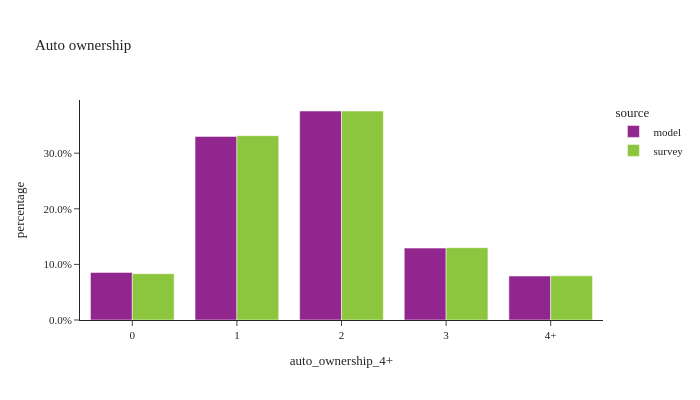

Source (notebook cell):
### Markdown cell above
## Auto ownership across all households

### Code cell
util.plot_share_barchart(hh_data, 'hh_weight', 'auto_ownership_4+', title="Auto ownership")

### Figure 1 — Plotly figure (JSON) as saved in the notebook; plotly's stock layout.template omitted (floating-point values rounded to 4 significant figures)
{"data": [{"alignmentgroup": "True", "customdata": [[148600.0, 148600.0], [573200.0, 573200.0], [652500.0, 652500.0], [224500.0, 224500.0], [137200.0, 137200.0]], "hovertemplate": "source=model<br>auto_ownership_4+=%{x}<br>percentage=%{y}<br>weighted_sum=%{customdata[0]}<br>sample_size=%{customdata[1]}<extra></extra>", "legendgroup": "model", "marker": {"color": "#91268F", "pattern": {"shape": ""}}, "name": "model", "offsetgroup": "model", "orientation": "v", "showlegend": true, "textposition": "auto", "type": "bar", "x": ["0", "1", "2", "3", "4+"], "xaxis": "x", "y": [0.08558, 0.3302, 0.3759, 0.1293, 0.07905], "yaxis": "y"}, {"alignmentgroup": "True", "customdata": [[144400.0, 639.0], [574600.0, 1694.0], [651200.0, 1114.0], [225500.0, 289.0], [137700.0, 134.0]], "hovertemplate": "source=survey<br>auto_ownership_4+=%{x}<br>percentage=%{y}<br>weighted_sum=%{customdata[0]}<br>sample_size=%{customdata[1]}<extra></extra>", "legendgroup": "survey", "marker": {"color": "#8CC63E", "pattern": {"shape": ""}}, "name": "survey", "offsetgroup": "survey", "orientation": "v", "showlegend": true, "textposition": "auto", "type": "bar", "x": ["0", "1", "2", "3", "4+"], "xaxis": "x", "y": [0.08331, 0.3315, 0.3757, 0.1301, 0.07944], "yaxis": "y"}], "layout": {"barmode": "group", "height": 400, "legend": {"title": {"text": "source"}, "tracegroupgap": 0}, "title": {"text": "Auto ownership"}, "width": 700, "xaxis": {"anchor": "y", "domain": [0.0, 1.0], "title": {"text": "auto_ownership_4+"}}, "yaxis": {"anchor": "x", "domain": [0.0, 1.0], "tickformat": ".1%", "title": {"text": "percentage"}}}}
